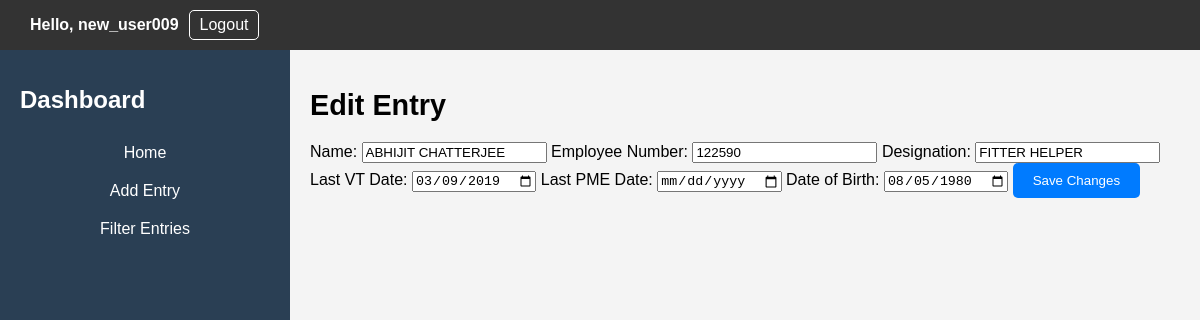
The page /edit_entry/5795/ (signed in) on the database its author committed.
### EmployeeApp/models.py (models this page shows)
class Entry(models.Model):
    user = models.ForeignKey(User, on_delete=models.CASCADE)
    name = models.CharField(max_length=100)
    employee_number = models.CharField(max_length=10)
    designation = models.CharField(max_length=50)
    last_vt_date = models.DateField(verbose_name='Last VT Date', null=True, blank=True)  # Make it optional
    last_pme_date = models.DateField(null=True, blank=True)  # Make it optional
    date_of_birth = models.DateField(null=True, blank=True)
    next_vt_date = models.DateField(null=True, blank=True)
    next_pme_date = models.DateField(null=True, blank=True)
    timestamp = models.DateTimeField(default=timezone.now)  # Set default value here

### EmployeeApp/views.py (the view)
# urls.py: path('edit_entry/<int:entry_id>/', views.edit_entry, name='edit_entry'),
@login_required
def edit_entry(request, entry_id):
    entry = get_object_or_404(Entry, pk=entry_id)
    if request.method == 'POST':
        form = EntryForm(request.POST, instance=entry)
        if form.is_valid():
            entry = form.save(commit=False)
            next_vt_date, next_pme_date = calculate_next_dates(
                entry.date_of_birth,
                entry.last_pme_date,
                entry.last_vt_date
            )
            entry.last_vt_date = next_vt_date if not entry.last_vt_date else entry.last_vt_date
            entry.last_pme_date = next_pme_date if not entry.last_pme_date else entry.last_pme_date
            entry.next_vt_date = next_vt_date
            entry.next_pme_date = next_pme_date
            entry.save()
            return redirect('dashboard')
    else:
        form = EntryForm(instance=entry)
    return render(request, 'EmployeeApp/edit_entry.html', {'form': form, 'entry': entry})

### EmployeeApp/forms.py
class EntryForm(forms.ModelForm):
    class Meta:
        model = Entry
        fields = ['name', 'employee_number', 'designation', 'last_pme_date', 'last_vt_date', 'date_of_birth']

### EmployeeApp/templates/EmployeeApp/edit_entry.html (shortened to what this page needs)
{% extends "EmployeeApp/base.html" %}
{% block content %}
<div class="form-container">
    <h1>Edit Entry</h1>
    <form method="post">
        <label for="name">Name:</label>
        <input type="text" name="name" id="name" value="{{ entry.name }}" required>
        <label for="employee_number">Employee Number:</label>
        <input type="text" name="employee_number" id="employee_number" value="{{ entry.employee_number }}" required>
        <label for="designation">Designation:</label>
        <input type="text" name="designation" id="designation" value="{{ entry.designation }}" required>
        <label for="last_vt_date">Last VT Date:</label>
        <input type="date" name="last_vt_date" id="last_vt_date" value="{{ entry.last_vt_date|date:'Y-m-d' }}">
        <label for="last_pme_date">Last PME Date:</label>
        <input type="date" name="last_pme_date" id="last_pme_date" value="{{ entry.last_pme_date|date:'Y-m-d' }}">
        <label for="date_of_birth">Date of Birth:</label>
        <input type="date" name="date_of_birth" id="date_of_birth" value="{{ entry.date_of_birth|date:'Y-m-d' }}" required>
        <button type="submit">Save Changes</button>
    </form>
</div>
{% endblock %}

### EmployeeApp/templates/EmployeeApp/base.html (shortened to what this page needs)
<!DOCTYPE html>
<html>
<head>
    <link rel="stylesheet" href="/static/css/styles.css">
</head>
<body>
    <div class="header">
        <div class="user-info right-align">
                <p>Hello, {{ user.username }}</p>
                <a href="{% url 'logout' %}">Logout</a>
        </div>
    </div>
    <div class="dashboard-container">
        <div class="sidebar">
            <h1>Dashboard</h1>
            <ul class="dashboard-menu">
                <li><a href="{% url 'dashboard' %}">Home</a></li>
                <li><a href="{% url 'add_entry' %}">Add Entry</a></li>
                <li><a href="{% url 'filter_entries' %}">Filter Entries</a></li>
            </ul>
        </div>
        <div class="main-content">
            {% block content %}{% endblock %}
        </div>
    </div>
</body>
</html>

### EmployeeApp/static/css/styles.css (style rules this page uses)
body { font-family: Arial, sans-serif; margin: 0; padding: 0; }
a { text-decoration: none; color: #007bff; }
.header { display: flex; justify-content: space-between; align-items: center; background-color: #007bff; padding: 10px 20px; color: #fff; }
.user-info { display: flex; align-items: center; }
.user-info p { margin: 0; font-weight: bold; margin-right: 10px; }
.user-info a { color: #fff; text-decoration: none; border: 1px solid #fff; padding: 5px 10px; border-radius: 5px; transition: background-color 0.3s, border-color 0.3s; }
.dashboard-container { display: flex; flex-direction: row; min-height: 100vh; }
.sidebar { width: 250px; background-color: #2a3f54; color: #fff; padding: 20px; }
.sidebar h1 { font-size: 1.5rem; margin-bottom: 20px; }
.sidebar ul { list-style: none; padding: 0; }
.sidebar li { margin-bottom: 10px; }
.main-content { flex: 1; padding: 20px; background-color: #f4f4f4; }
.main-content h1 { font-size: 1.8rem; margin-bottom: 20px; }
button[type="submit"] { background-color: #007bff; color: #fff; border: none; padding: 10px 20px; border-radius: 5px; cursor: pointer; transition: background-color 0.3s, color 0.3s; text-decoration: none; }
.dashboard-menu li { margin: 0; padding: 0; }
.dashboard-menu a { text-decoration: none; display: block; padding: 10px; text-align: center; font-size: 16px; color: #fff; transition: background-color 0.2s; }
.right-align { text-align: right; }
.header { display: flex; justify-content: space-between; align-items: center; background-color: #333; color: #fff; padding: 10px; }
.user-info { margin-left: 20px; }

### rows shown on the page
Entry: name "ABHIJIT CHATTERJEE", employee_number "122590", designation "FITTER HELPER", last_vt_date "03/09/2019", date_of_birth "08/05/1980"

### other values the page prints
{{ user.username }} "new_user009"
